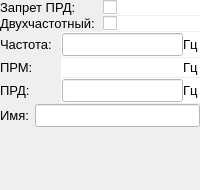
               <widget class="QWidget" name="AM25_page">
                <layout class="QVBoxLayout" name="verticalLayout_41">
                 <property name="spacing">
                  <number>1</number>
                 </property>
                 <property name="leftMargin">
                  <number>0</number>
                 </property>
                 <property name="topMargin">
                  <number>0</number>
                 </property>
                 <property name="rightMargin">
                  <number>0</number>
                 </property>
                 <property name="bottomMargin">
                  <number>0</number>
                 </property>
                 <item>
                  <layout class="QHBoxLayout" name="horizontalLayout_41">
                   <property name="spacing">
                    <number>6</number>
                   </property>
                   <item>
                    <widget class="QLabel" name="label_61">
                     <property name="sizePolicy">
                      <sizepolicy hsizetype="Preferred" vsizetype="Fixed">
                       <horstretch>0</horstretch>
                       <verstretch>0</verstretch>
                      </sizepolicy>
                     </property>
                     <property name="font">
                      <font>
                       <pointsize>10</pointsize>
                      </font>
                     </property>
                     <property name="text">
                      <string>Запрет ПРД:</string>
                     </property>
                    </widget>
                   </item>
                   <item>
                    <widget class="QCheckBox" name="am25_prd">
                     <property name="styleSheet">
                      <string notr="true">background: white;</string>
                     </property>
                     <property name="text">
                      <string/>
                     </property>
                    </widget>
                   </item>
                  </layout>
                 </item>
                 <item>
                  <layout class="QHBoxLayout" name="horizontalLayout_35">
                   <property name="spacing">
                    <number>6</number>
                   </property>
                   <property name="topMargin">
                    <number>0</number>
                   </property>
                   <property name="bottomMargin">
                    <number>0</number>
                   </property>
                   <item>
                    <widget class="QLabel" name="label_55">
                     <property name="sizePolicy">
                      <sizepolicy hsizetype="Preferred" vsizetype="Fixed">
                       <horstretch>0</horstretch>
                       <verstretch>0</verstretch>
                      </sizepolicy>
                     </property>
                     <property name="font">
                      <font>
                       <pointsize>10</pointsize>
                      </font>
                     </property>
                     <property name="text">
                      <string>Двухчастотный:</string>
                     </property>
                    </widget>
                   </item>
                   <item>
                    <widget class="QCheckBox" name="am25_dualfreq">
                     <property name="styleSheet">
                      <string notr="true">background: white;</string>
                     </property>
                     <property name="text">
                      <string/>
                     </property>
                    </widget>
                   </item>
                  </layout>
                 </item>
                 <item>
                  <widget class="QWidget" name="widget_20" native="true">
                   <layout class="QHBoxLayout" name="horizontalLayout_36">
                    <property name="spacing">
                     <number>6</number>
                    </property>
                    <property name="leftMargin">
                     <number>0</number>
                    </property>
                    <property name="topMargin">
                     <number>0</number>
                    </property>
                    <property name="rightMargin">
                     <number>0</number>
                    </property>
                    <property name="bottomMargin">
                     <number>0</number>
                    </property>
                    <item>
                     <widget class="QLabel" name="label_56">
                      <property name="sizePolicy">
                       <sizepolicy hsizetype="Preferred" vsizetype="Fixed">
                        <horstretch>0</horstretch>
                        <verstretch>0</verstretch>
                       </sizepolicy>
                      </property>
                      <property name="font">
                       <font>
                        <pointsize>10</pointsize>
                       </font>
                      </property>
                      <property name="text">
                       <string>Частота:</string>
                      </property>
                     </widget>
                    </item>
                    <item>
                     <widget class="QWidget" name="am25_freq_full" native="true">
                      <property name="maximumSize">
                       <size>
                        <width>139</width>
                        <height>16777215</height>
                       </size>
                      </property>
                      <property name="styleSheet">
                       <string notr="true">background: white;</string>
                      </property>
                      <layout class="QHBoxLayout" name="horizontalLayout_37">
                       <property name="spacing">
                        <number>0</number>
                       </property>
                       <property name="leftMargin">
                        <number>1</number>
                       </property>
                       <property name="topMargin">
                        <number>1</number>
                       </property>
                       <property name="rightMargin">
                        <number>1</number>
                       </property>
                       <property name="bottomMargin">
                        <number>1</number>
                       </property>
                       <item>
                        <widget class="QLineEdit" name="am25_freq">
                         <property name="font">
                          <font>
                           <pointsize>10</pointsize>
                          </font>
                         </property>
                         <property name="styleSheet">
                          <string notr="true">background: white;</string>
                         </property>
                        </widget>
                       </item>
                       <item>
                        <widget class="QLabel" name="label_57">
                         <property name="sizePolicy">
                          <sizepolicy hsizetype="Fixed" vsizetype="Fixed">
                           <horstretch>0</horstretch>
                           <verstretch>0</verstretch>
                          </sizepolicy>
                         </property>
                         <property name="font">
                          <font>
                           <pointsize>10</pointsize>
                          </font>
                         </property>
                         <property name="text">
                          <string>Гц</string>
                         </property>
                        </widget>
                       </item>
                      </layout>
                     </widget>
                    </item>
                   </layout>
                  </widget>
                 </item>
                 <item>
                  <widget class="QWidget" name="widget_21" native="true">
                   <layout class="QHBoxLayout" name="horizontalLayout_39">
                    <property name="spacing">
                     <number>6</number>
                    </property>
                    <property name="leftMargin">
                     <number>0</number>
                    </property>
                    <property name="topMargin">
                     <number>0</number>
                    </property>
                    <property name="rightMargin">
                     <number>0</number>
                    </property>
                    <property name="bottomMargin">
                     <number>0</number>
                    </property>
                    <item>
                     <widget class="QLabel" name="label_59">
                      <property name="sizePolicy">
                       <sizepolicy hsizetype="Preferred" vsizetype="Fixed">
                        <horstretch>0</horstretch>
                        <verstretch>0</verstretch>
                       </sizepolicy>
                      </property>
                      <property name="font">
                       <font>
                        <pointsize>10</pointsize>
                       </font>
                      </property>
                      <property name="text">
                       <string>ПРМ:</string>
                      </property>
                     </widget>
                    </item>
                    <item>
                     <widget class="QWidget" name="am25_prm_freq_full" native="true">
                      <property name="maximumSize">
                       <size>
                        <width>139</width>
                        <height>16777215</height>
                       </size>
                      </property>
                      <property name="styleSheet">
                       <string notr="true">background: white;</string>
                      </property>
                      <layout class="QHBoxLayout" name="horizontalLayout_40">
                       <property name="spacing">
                        <number>0</number>
                       </property>
                       <property name="leftMargin">
                        <number>1</number>
                       </property>
                       <property name="topMargin">
                        <number>1</number>
                       </property>
                       <property name="rightMargin">
                        <number>1</number>
                       </property>
                       <property name="bottomMargin">
                        <number>1</number>
                       </property>
                       <item>
                        <widget class="QLineEdit" name="am25_prm_freq">
                         <property name="font">
                          <font>
                           <pointsize>10</pointsize>
                          </font>
                         </property>
                         <property name="styleSheet">
                          <string notr="true">background: white;</string>
                         </property>
                         <property name="frame">
                          <bool>false</bool>
                         </property>
                        </widget>
                       </item>
                       <item>
                        <widget class="QLabel" name="label_60">
                         <property name="sizePolicy">
                          <sizepolicy hsizetype="Fixed" vsizetype="Fixed">
                           <horstretch>0</horstretch>
                           <verstretch>0</verstretch>
                          </sizepolicy>
                         </property>
                         <property name="font">
                          <font>
                           <pointsize>10</pointsize>
                          </font>
                         </property>
                         <property name="text">
                          <string>Гц</string>
                         </property>
                        </widget>
                       </item>
                      </layout>
                     </widget>
                    </item>
                   </layout>
                  </widget>
                 </item>
                 <item>
                  <widget class="QWidget" name="widget_19" native="true">
                   <layout class="QHBoxLayout" name="horizontalLayout_32">
                    <property name="spacing">
                     <number>6</number>
                    </property>
                    <property name="leftMargin">
                     <number>0</number>
                    </property>
                    <property name="topMargin">
                     <number>0</number>
                    </property>
                    <property name="rightMargin">
                     <number>0</number>
                    </property>
                    <property name="bottomMargin">
                     <number>0</number>
                    </property>
                    <item>
                     <widget class="QLabel" name="label_53">
                      <property name="sizePolicy">
                       <sizepolicy hsizetype="Preferred" vsizetype="Fixed">
                        <horstretch>0</horstretch>
                        <verstretch>0</verstretch>
                       </sizepolicy>
                      </property>
                      <property name="font">
                       <font>
                        <pointsize>10</pointsize>
                       </font>
                      </property>
                      <property name="text">
                       <string>ПРД:</string>
                      </property>
                     </widget>
                    </item>
                    <item>
                     <widget class="QWidget" name="am25_prd_freq_full" native="true">
                      <property name="maximumSize">
                       <size>
                        <width>139</width>
                        <height>16777215</height>
                       </size>
                      </property>
                      <property name="styleSheet">
                       <string>background: white;</string>
                      </property>
                      <layout class="QHBoxLayout" name="horizontalLayout_34">
                       <property name="spacing">
                        <number>0</number>
                       </property>
                       <property name="leftMargin">
                        <number>1</number>
                       </property>
                       <property name="topMargin">
                        <number>1</number>
                       </property>
                       <property name="rightMargin">
                        <number>1</number>
                       </property>
                       <property name="bottomMargin">
                        <number>1</number>
                       </property>
                       <item>
                        <widget class="QLineEdit" name="am25_prd_freq">
                         <property name="font">
                          <font>
                           <pointsize>10</pointsize>
                          </font>
                         </property>
                         <property name="styleSheet">
                          <string notr="true">background: white;</string>
                         </property>
                        </widget>
                       </item>
                       <item>
                        <widget class="QLabel" name="label_54">
                         <property name="sizePolicy">
                          <sizepolicy hsizetype="Fixed" vsizetype="Fixed">
                           <horstretch>0</horstretch>
                           <verstretch>0</verstretch>
                          </sizepolicy>
                         </property>
                         <property name="font">
                          <font>
                           <pointsize>10</pointsize>
                          </font>
                         </property>
                         <property name="text">
                          <string>Гц</string>
                         </property>
                        </widget>
                       </item>
                      </layout>
                     </widget>
                    </item>
                   </layout>
                  </widget>
                 </item>
                 <item>
                  <layout class="QHBoxLayout" name="horizontalLayout_38">
                   <property name="spacing">
                    <number>6</number>
                   </property>
                   <item>
                    <widget class="QLabel" name="label_58">
                     <property name="sizePolicy">
                      <sizepolicy hsizetype="Preferred" vsizetype="Fixed">
                       <horstretch>0</horstretch>
                       <verstretch>0</verstretch>
                      </sizepolicy>
                     </property>
                     <property name="font">
                      <font>
                       <pointsize>10</pointsize>
                      </font>
                     </property>
                     <property name="text">
                      <string>Имя:</string>
                     </property>
                    </widget>
                   </item>
                   <item>
                    <widget class="QLineEdit" name="am25_name">
                     <property name="sizePolicy">
                      <sizepolicy hsizetype="Expanding" vsizetype="Fixed">
                       <horstretch>0</horstretch>
                       <verstretch>0</verstretch>
                      </sizepolicy>
                     </property>
                     <property name="font">
                      <font>
                       <pointsize>10</pointsize>
                      </font>
                     </property>
                     <property name="styleSheet">
                      <string notr="true">background: white;</string>
                     </property>
                    </widget>
                   </item>
                  </layout>
                 </item>
                 <item>
                  <spacer name="verticalSpacer_7">
                   <property name="orientation">
                    <enum>Qt::Vertical</enum>
                   </property>
                   <property name="sizeHint" stdset="0">
                    <size>
                     <width>20</width>
                     <height>63</height>
                    </size>
                   </property>
                  </spacer>
                 </item>
                </layout>
               </widget>
